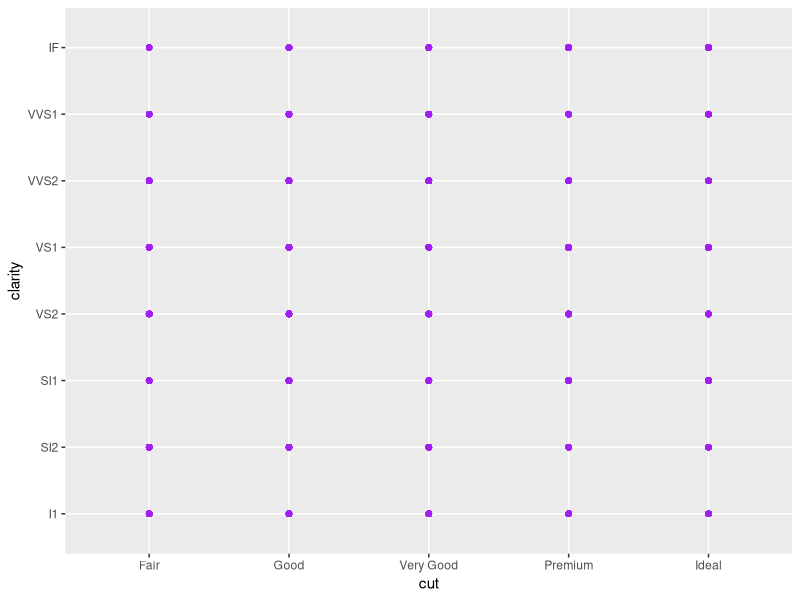

Here is the R script that generated this plot:
library(ggplot2)
library(dplyr)


#load data
data("diamonds")

#visualization

ggplot(diamonds, aes(x = cut, y = clarity)) +
  geom_point(color = 'purple')
         

setwd()
getwd()
